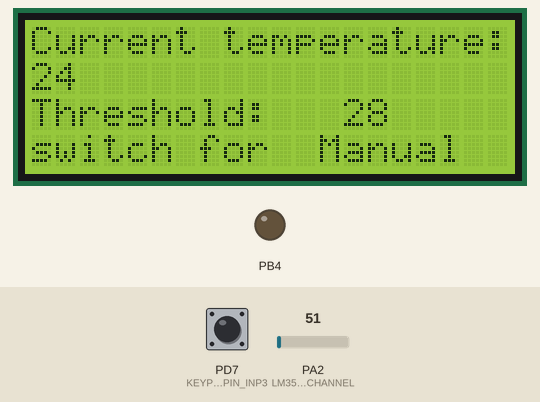
The program below on a simulated ATmega32, built with avr-gcc and emulated at 16 MHz. Shown: 20×4 character LCD, output pins drawn as LEDs (lit = HIGH). Wiring (inferred from the names in the program): 4×3 keypad with keys 1 2 3 4 5 6 7 8 9 * 0 # (labels assumed): rows PD0, PD1, PD2, PD3; columns PD4, PD5, PD6; character LCD (HD44780): RS PB2; R/W PB1; E PB0; data PA4, PA5, PA6, PA7. The test bench sets the inputs (shaded band); at power-on: PA2 (LM35_ADC_CHANNEL) = 51, PD7 (KEYPAD_PIN_INP3) HIGH. Pins used as bus, display or sensor lines are not drawn.

Above: at 1.2 s.
1.3 s: PA2 (LM35_ADC_CHANNEL) set to 61
At 3.1 s:
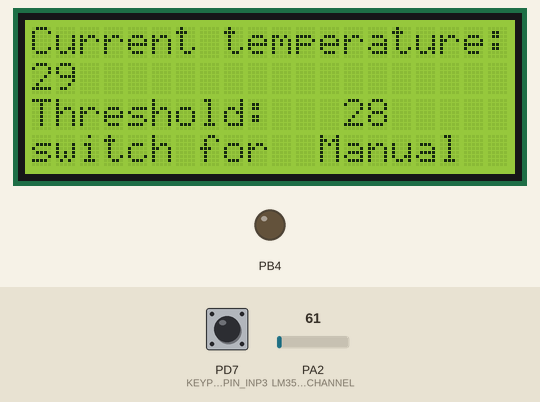
4.2 s: PA2 (LM35_ADC_CHANNEL) set to 71
At 6.3 s:
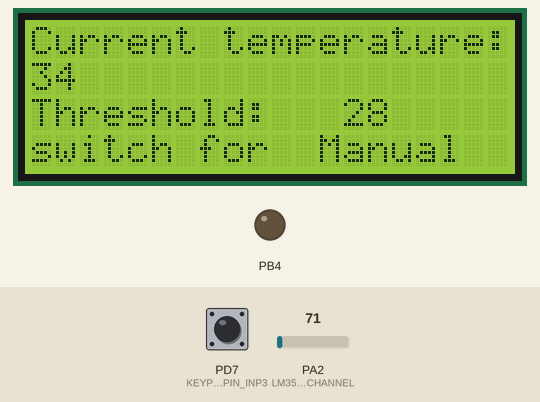
6.7 s: PA2 (LM35_ADC_CHANNEL) set to 86
At 8.5 s:
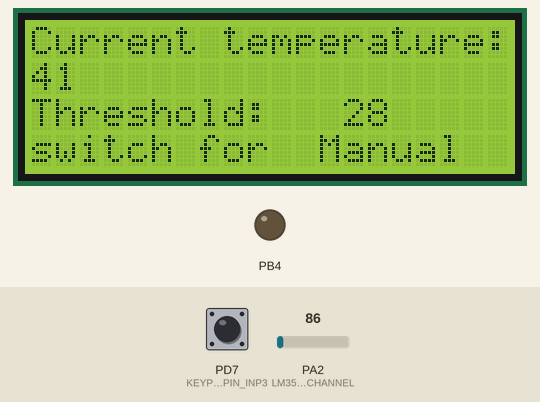
Timing chart, 0 to 10.0 s (numbered marks = the images above; inputs shaded):
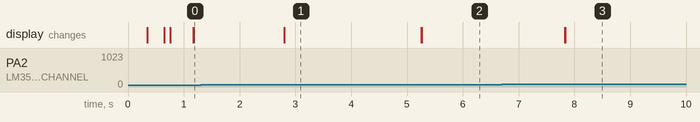

The program:

main.c
```c
#include <avr/io.h>
#include "../MCAL/CONFIG/CPU_Configuration.h"
#include "../HAL/LCD/LCD_Interface.h"
#include "../HAL/LM35/LM35_Interface.h"
#include "../HAL/KEYPAD/KEYPAD_Interface.h"
#include "../MCAL/SPI/SPI_Interface.h"
#include "../MCAL/TIMERS/TIMER0/TMR0_Interface.h"

uint8_t switch_state = 0;
uint8_t threshold = 28;
uint8_t lm_read = 0;

void send()
{
		switch_state = SPI_Transceive(lm_read);
		_delay_ms(100);
		SPI_Transmit(threshold);
}

int main(void)
{
	SPI_InitMaster(SPI_MODE_1, SPI_MSB_FIRST, SPI_CLOCK_DIV128);
	TMR0_Init();
	TMR0_Start(1000);
	TMR0_SetCallback(&send);
    LCD_Initialize();
	LM35_Init();
	Keypad_Initialize();
	uint8_t key_pad_read = 0;

    while (1)
    {
		key_pad_read = Keypad_Read();
		if (key_pad_read == 'C')
		{
			threshold = 0;
			while(1)
			{
				key_pad_read = Keypad_Read();
				if (key_pad_read != 0)
				{
					if(key_pad_read == '=')break;
					threshold = threshold*10 + (key_pad_read-'0');
				}
			}
		}
		LCD_Write_Location(ROW0, COL0);
		LCD_Write_String((uint8_t *)"Current temperature:");
		lm_read = LM35_ReadTemperature();
		LCD_Write_Location(ROW1, COL0);
		LCD_Write_IntegerNumber((uint32_t)lm_read);
		LCD_Write_Location(ROW2, COL0);
		LCD_Write_String((uint8_t *)"Threshold: ");
		LCD_Write_Location(ROW2, COL13);
		LCD_Write_IntegerNumber(threshold);
		LCD_Write_Location(ROW3, COL0);
		LCD_Write_String((uint8_t *)"switch for ");
		LCD_Write_Location(ROW3, COL12);
		if(switch_state)LCD_Write_String((uint8_t *)"Auto  ");
		else LCD_Write_String((uint8_t *)"Manual");
    }
}
```

KEYPAD_Configuration.h
```c
/*
 * KEYPAD_Configuration.h
 *
 * Created: 2/2/2024 4:42:12 PM
 *  Author: karim
 */


#ifndef KEYPAD_CONFIGURATION_H_
#define KEYPAD_CONFIGURATION_H_

#include "../../MCAL/CONFIG/CPU_Configuration.h"
#include "../../MCAL/DIO/DIO_Interface.h"


//Renaming ports
#define KEYPAD_PORT       DIO_PORTD
//Renaming pins
#define KEYPAD_PIN_OUT0   DIO_PIN0
#define KEYPAD_PIN_OUT1   DIO_PIN1
#define KEYPAD_PIN_OUT2   DIO_PIN2
#define KEYPAD_PIN_OUT3   DIO_PIN3

#define KEYPAD_PIN_INP0   DIO_PIN4
#define KEYPAD_PIN_INP1   DIO_PIN5
#define KEYPAD_PIN_INP2   DIO_PIN6
#define KEYPAD_PIN_INP3   DIO_PIN7
//Renaming states
#define KEYPAD_INPUT      DIO_INPUT
#define KEYPAD_OUTPUT     DIO_OUTPUT
//Renaming status
#define KEYPAD_LOW        DIO_LOW
#define KEYPAD_HIGH       DIO_HIGH
//Renaming of row & column
#define KEYPAD_COL_STRT 0
#define KEYPAD_COL_END  3

#define KEYPAD_ROW_STRT 4
#define KEYPAD_ROW_END  7

#define KEYPAD_PRESSED  0


#endif /* KEYPAD_CONFIGURATION_H_ */
```

LCD_Configuration.h
```c
/*
* LCD_Configuration.h
*
* Created: 1/27/2024 4:10:37 PM
*  Author: karim
*/


#ifndef LCD_CONFIGURATION_H_
#define LCD_CONFIGURATION_H_

#include "../../MCAL/CONFIG/CPU_Configuration.h"
#include "../../MCAL/DIO/DIO_Interface.h"
//New dataTypes
typedef enum
{
	ROW0 = 0,
	ROW1 = 1,
	ROW2 = 2,
	ROW3 = 3
}row;
typedef enum
{
	COL0  = 0,
	COL1  = 1,
	COL2  = 2,
	COL3  = 3,
	COL4  = 4,
	COL5  = 5,
	COL6  = 6,
	COL7  = 7,
	COL8  = 8,
	COL9  = 9,
	COL10 = 10,
	COL11 = 11,
	COL12 = 12,
	COL13 = 13,
	COL14 = 14,
	COL15 = 15
}column;
//Renaming Port
#define LCD_PORT         PORTA
#define LCD_DATA_PORT    DIO_PORTA
#define LCD_CONTROL_PORT DIO_PORTB
//Renaming pin
#define LCD_D0  DIO_PIN0
#define LCD_D1  DIO_PIN1
#define LCD_D2  DIO_PIN2
#define LCD_D3  DIO_PIN3
#define LCD_D4  DIO_PIN4
#define LCD_D5  DIO_PIN5
#define LCD_D6  DIO_PIN6
#define LCD_D7  DIO_PIN7

#define LCD_RS  DIO_PIN2
#define LCD_RW  DIO_PIN1
#define LCD_EN  DIO_PIN0
//Renaming state
#define LCD_OUTPUT DIO_OUTPUT
//Renaming status
#define LCD_LOW  DIO_LOW
#define LCD_HIGH DIO_HIGH
#endif /* LCD_CONFIGURATION_H_ */
```

LM35_Configuration.h
```c
#ifndef LM35_CONFIGURATION_H_
#define LM35_CONFIGURATION_H_

#include "../../MCAL/ADC/ADC_Configuration.h"

// Configuration Options for LM35
#define LM35_ADC_CHANNEL  ADC_CHANNEL_2  // Define which ADC channel the LM35 is connected to

// LM35 temperature sensor constants
#define LM35_VOLTAGE_REF   5000    // Voltage reference in millivolts (usually 5V -> 5000 mV)
#define LM35_STEP_SIZE     (fint32_t)(LM35_VOLTAGE_REF / 1024.0) // ADC step size (for 10-bit resolution)

#endif /* LM35_CONFIGURATION_H_ */
```

KEYPAD_Interface.h
```c
/*
 * KEYPAD_Interface.h
 *
 * Created: 2/2/2024 4:42:26 PM
 *  Author: karim
 */


#ifndef KEYPAD_INTERFACE_H_
#define KEYPAD_INTERFACE_H_

#include "KEYPAD_Private.h"

void Keypad_Initialize(void);

uint8_t Keypad_Read(void);


#endif /* KEYPAD_INTERFACE_H_ */
```

KEYPAD_Program.c
```c
/*
* KEYPAD_Program.c
*
* Created: 2/2/2024 4:42:36 PM
*  Author: karim
*/

#include "KEYPAD_Interface.h"

const uint8_t keypad[4][4] =
{
	{'7', '4', '1', 'C'},
	{'8', '5', '2', '0'},
	{'9', '6', '3', '='},
	{'/', '*', '-', '+'}
};

void Keypad_Initialize(void)
{
	//Define Output pins
	DIO_SetPinDirection(KEYPAD_PORT, KEYPAD_PIN_OUT0, KEYPAD_OUTPUT);
	DIO_SetPinDirection(KEYPAD_PORT, KEYPAD_PIN_OUT1, KEYPAD_OUTPUT);
	DIO_SetPinDirection(KEYPAD_PORT, KEYPAD_PIN_OUT2, KEYPAD_OUTPUT);
	DIO_SetPinDirection(KEYPAD_PORT, KEYPAD_PIN_OUT3, KEYPAD_OUTPUT);
	//Set all pins high
	DIO_SetPinValue(KEYPAD_PORT, KEYPAD_PIN_OUT0, KEYPAD_HIGH);
	DIO_SetPinValue(KEYPAD_PORT, KEYPAD_PIN_OUT1, KEYPAD_HIGH);
	DIO_SetPinValue(KEYPAD_PORT, KEYPAD_PIN_OUT2, KEYPAD_HIGH);
	DIO_SetPinValue(KEYPAD_PORT, KEYPAD_PIN_OUT3, KEYPAD_HIGH);
	//Define Input pins
	DIO_SetPinDirection(KEYPAD_PORT, KEYPAD_PIN_INP0, KEYPAD_INPUT);
	DIO_SetPinDirection(KEYPAD_PORT, KEYPAD_PIN_INP1, KEYPAD_INPUT);
	DIO_SetPinDirection(KEYPAD_PORT, KEYPAD_PIN_INP2, KEYPAD_INPUT);
	DIO_SetPinDirection(KEYPAD_PORT, KEYPAD_PIN_INP3, KEYPAD_INPUT);
	//Activate Pull-Up
	DIO_SetPinPullUp(KEYPAD_PORT, KEYPAD_PIN_INP0);
	DIO_SetPinPullUp(KEYPAD_PORT, KEYPAD_PIN_INP1);
	DIO_SetPinPullUp(KEYPAD_PORT, KEYPAD_PIN_INP2);
	DIO_SetPinPullUp(KEYPAD_PORT, KEYPAD_PIN_INP3);
}

uint8_t Keypad_Read(void)
{
	uint8_t Val = 0;
	uint8_t Btn = 0;
	uint8_t Row_Loc = 0;
	uint8_t Col_Loc = 0;
	for(Col_Loc = KEYPAD_COL_STRT; Col_Loc <= KEYPAD_COL_END; Col_Loc++)//Loop on columns, rotate zero position
	{
		DIO_SetPinValue(KEYPAD_PORT, Col_Loc, KEYPAD_LOW);
		for (Row_Loc = KEYPAD_ROW_STRT; Row_Loc <= KEYPAD_ROW_END; Row_Loc++)//Loop on rows, rotate inputs
		{
			Btn = DIO_GetPinValue(KEYPAD_PORT, Row_Loc);
			if(Btn == KEYPAD_PRESSED)
			{
				Val = keypad[Row_Loc - KEYPAD_ROW_STRT][Col_Loc - KEYPAD_COL_STRT];
				while (Btn == KEYPAD_PRESSED)
				{
					Btn = DIO_GetPinValue(KEYPAD_PORT, Row_Loc);
				}
				_delay_ms(10);
			}
		}
		DIO_SetPinValue(KEYPAD_PORT, Col_Loc, KEYPAD_HIGH);
	}
	return Val;
}
```

LCD_Interface.h
```c
/*
 * LCD_Interface.h
 *
 * Created: 1/27/2024 4:11:17 PM
 *  Author: karim
 */


#ifndef LCD_INTERFACE_H_
#define LCD_INTERFACE_H_

#include "LCD_Private.h"

void LCD_Initialize(void);
void LCD_Clear_Screen(void);
void LCD_Write_Command(uint8_t command);
void LCD_Write_Character(uint8_t character);
void LCD_Write_String(uint8_t* string);
void LCD_Write_IntegerNumber(uint32_t IntNumber);
void LCD_Write_FloatNumber(fint32_t FltNumber);
void LCD_Write_Location(row Rows, column Columns);
void LCD_Write_SpecialCharacter(uint8_t* customChatacter, uint8_t location);

#endif /* LCD_INTERFACE_H_ */
```

LCD_Program.c
```c
/*
* LCD_Program.c
*
* Created: 1/27/2024 4:11:30 PM
*  Author: karim
*/

#include "LCD_Interface.h"

void reverse(char* str, int len)
{
	int i = 0, j = len - 1, temp;
	while (i < j) {
		temp = str[i];
		str[i] = str[j];
		str[j] = temp;
		i++;
		j--;
	}
}
int intToStr(int x, char str[], int d)
{
	int i = 0;
	while (x) {
		str[i++] = (x % 10) + '0';
		x = x / 10;
	}

	// If number of digits required is more, then
	// add 0s at the beginning
	while (i < d)
	str[i++] = '0';

	reverse(str, i);
	str[i] = '\0';
	return i;
}
void ftoa(float n, char* res, int afterpoint)
{
	// Extract integer part
	int ipart = (int)n;

	// Extract floating part
	float fpart = n - (float)ipart;

	// convert integer part to string
	int i = intToStr(ipart, res, 0);

	// check for display option after point
	if (afterpoint != 0) {
		res[i] = '.'; // add dot

		// Get the value of fraction part upto given no.
		// of points after dot. The third parameter
		// is needed to handle cases like 233.007
		fpart = fpart * pow(10, afterpoint);

		intToStr((int)fpart, res + i + 1, afterpoint);
	}
}

void LCD_Initialize(void)
{
	DIO_SetPinDirection(LCD_DATA_PORT, LCD_D4, LCD_OUTPUT);
	DIO_SetPinDirection(LCD_DATA_PORT, LCD_D5, LCD_OUTPUT);
	DIO_SetPinDirection(LCD_DATA_PORT, LCD_D6, LCD_OUTPUT);
	DIO_SetPinDirection(LCD_DATA_PORT, LCD_D7, LCD_OUTPUT);

	DIO_SetPinDirection(LCD_CONTROL_PORT, LCD_RS, LCD_OUTPUT);
	DIO_SetPinDirection(LCD_CONTROL_PORT, LCD_RW, LCD_OUTPUT);
	DIO_SetPinDirection(LCD_CONTROL_PORT, LCD_EN, LCD_OUTPUT);

	LCD_Write_Command(0x33);
	LCD_Write_Command(0x32);
	LCD_Write_Command(0x28);
	LCD_Write_Command(0x01);//Clear Screen
	LCD_Write_Command(0x02);//Return home
	LCD_Write_Command(0x06);//Shift cursor right
	LCD_Write_Command(0x0C);//Display On, Cursor Off
	_delay_ms(2);
}
void LCD_Clear_Screen(void)
{
	LCD_Write_Command(0x01);//Clear Screen
}
void LCD_Write_Command(uint8_t command)
{
	DIO_SetPinValue(LCD_CONTROL_PORT, LCD_RS, LCD_LOW);//Select control register
	DIO_SetPinValue(LCD_CONTROL_PORT, LCD_RW, LCD_LOW);//Write on LCD
	DIO_SetPinValue(LCD_CONTROL_PORT, LCD_EN, LCD_LOW);//Disable LCD
	//Send High Nibble
	LCD_PORT = (command & 0xF0) | (LCD_PORT & 0x0F);
	//Send high to low pulse for 1ms
	DIO_SetPinValue(LCD_CONTROL_PORT, LCD_EN, LCD_HIGH);//Enable LCD
	_delay_ms(1);
	DIO_SetPinValue(LCD_CONTROL_PORT, LCD_EN, LCD_LOW);//Disable LCD
	//Send Low Nibble
	LCD_PORT = ((command & 0x0F) << 4) | (LCD_PORT & 0x0F);
	//Send high to low pulse for 1ms
	DIO_SetPinValue(LCD_CONTROL_PORT, LCD_EN, LCD_HIGH);//Enable LCD
	_delay_ms(1);
	DIO_SetPinValue(LCD_CONTROL_PORT, LCD_EN, LCD_LOW);//Disable LCD
	_delay_ms(2);
}
void LCD_Write_Character(uint8_t character)
{
	DIO_SetPinValue(LCD_CONTROL_PORT, LCD_RS, LCD_HIGH);//Select data register
	DIO_SetPinValue(LCD_CONTROL_PORT, LCD_RW, LCD_LOW) ;//Write on LCD
	DIO_SetPinValue(LCD_CONTROL_PORT, LCD_EN, LCD_LOW) ;//Disable LCD
	//Send High Nibble
	LCD_PORT = (character & 0xF0) | (LCD_PORT & 0x0F);
	//Send high to low pulse for 1ms
	DIO_SetPinValue(LCD_CONTROL_PORT, LCD_EN, LCD_HIGH);//Enable LCD
	_delay_ms(1);
	DIO_SetPinValue(LCD_CONTROL_PORT, LCD_EN, LCD_LOW);//Disable LCD
	//Send Low Nibble
	LCD_PORT = ((character & 0x0F) << 4) | (LCD_PORT & 0x0F);
	//Send high to low pulse for 1ms
	DIO_SetPinValue(LCD_CONTROL_PORT, LCD_EN, LCD_HIGH);//Enable LCD
	_delay_ms(1);
	DIO_SetPinValue(LCD_CONTROL_PORT, LCD_EN, LCD_LOW);//Disable LCD
	_delay_ms(2);
}
void LCD_Write_String(uint8_t* string)
{
	while (*string != '\0')
	{
		LCD_Write_Character(*string);
		string++;
		_delay_ms(10);
	}
}
void LCD_Write_IntegerNumber(uint32_t IntNumber)
{
	char Inum[10];
	ltoa(IntNumber, Inum, 10);//Long to Ascii
	LCD_Write_String((uint8_t*)Inum);
}
void LCD_Write_FloatNumber(fint32_t FltNumber)
{
	char Fnum[10];
	ftoa(FltNumber, Fnum, 3);//Float to Ascii
	LCD_Write_String((uint8_t*)Fnum);
}
void LCD_Write_Location(row Rows, column Columns)
{
	uint8_t location = 0;
	switch(Rows)
	{
		case ROW0:
		location = 0x80 + Columns;
		break;
		case ROW1:
		location = 0xC0 + Columns;
		break;
		case ROW2:
		location = 0x94 + Columns;
		break;
		case ROW3:
		location = 0xD4 + Columns;
		break;
	}
	LCD_Write_Command(location);
}
void LCD_Write_SpecialCharacter(uint8_t* customChatacter, uint8_t location)
{
	//uint8_t iter = 0;
	/*Start write location 0 in CGRAM*/
	LCD_Write_Command(0x40);
	/*Write array that has been executed from web-site*/
	/*for(iter = 0; iter < 8; iter++)
	{
		LCD_Write_Character(customChatacter[iter]);
	}*/
	LCD_Write_Character(0x0E);
	LCD_Write_Character(0x0A);
	LCD_Write_Character(0x04);
	LCD_Write_Character(0x1F);
	LCD_Write_Character(0x04);
	LCD_Write_Character(0x04);
	LCD_Write_Character(0x1B);
}
```

LM35_Interface.h
```c
#ifndef LM35_INTERFACE_H_
#define LM35_INTERFACE_H_

#include <stdint.h>

// Function to initialize the LM35 sensor
void LM35_Init(void);

// Function to read the temperature from the LM35 sensor (returns temperature in °C)
uint16_t LM35_ReadTemperature(void);

#endif /* LM35_INTERFACE_H_ */
```

LM35_Program.c
```c
#include "LM35_Interface.h"
#include "../../MCAL/ADC/ADC_Interface.h"
#include "LM35_Configuration.h"

void LM35_Init(void) {
	// Initialize the ADC to be able to read from the LM35 sensor's channel
	ADC_Init();
}

uint16_t LM35_ReadTemperature(void) {
	// Read ADC value from the configured channel
	uint16_t adc_value = ADC_Read(LM35_ADC_CHANNEL);

	// Convert the ADC value to millivolts
	fint32_t millivolts = (fint32_t)adc_value * LM35_STEP_SIZE;

	// Convert millivolts to temperature in Celsius
	fint32_t temperature = millivolts / 10.0;  // LM35 gives 10mV per degree Celsius

	// Return the temperature value
	return (uint16_t)temperature;
}
```

KEYPAD_Private.h
```c
/*
 * KEYPAD_Private.h
 *
 * Created: 2/2/2024 4:42:01 PM
 *  Author: karim
 */


#ifndef KEYPAD_PRIVATE_H_
#define KEYPAD_PRIVATE_H_

#include "KEYPAD_Configuration.h"


#endif /* KEYPAD_PRIVATE_H_ */
```

LCD_Private.h
```c
/*
 * LCD_Private.h
 *
 * Created: 1/27/2024 4:10:59 PM
 *  Author: karim
 */


#ifndef LCD_PRIVATE_H_
#define LCD_PRIVATE_H_

#include <stdio.h>
#include <stdlib.h>
#include <math.h>
#include "LCD_Configuration.h"

void reverse(char* str, int len);
int intToStr(int x, char str[], int d);
void ftoa(float n, char* res, int afterpoint);

#endif /* LCD_PRIVATE_H_ */
```

BIT_MATH.h
```c
/*
 * BIT_MATH.h
 *
 * Created: 1/13/2024 4:44:24 PM
 *  Author: karim
 */


#ifndef BIT_MATH_H_
#define BIT_MATH_H_

/*--------------------BIT Configurations--------------------*/
#define SET_BIT(REG,BIT) REG|= (1<<BIT)

#define CLR_BIT(REG,BIT) REG&=~(1<<BIT)

#define TGL_BIT(REG,BIT) REG^= (1<<BIT)

#define GET_BIT(REG,BIT) ((REG>>BIT)&1)
/*---------------------------END---------------------------*/


#endif /* BIT_MATH_H_ */
```

STD_TYPES.h
```c
/*
 * STD_TYPES.h
 *
 * Created: 10/4/2024 7:47:36 AM
 *  Author: dell
 */


#ifndef STD_TYPES_H_
#define STD_TYPES_H_

typedef unsigned char uint8_t;
typedef unsigned short int uint16_;
typedef unsigned long int uint32_t;
typedef signed char sint8_t;
typedef signed short int sint16_t;
typedef signed long int sint32_t;
typedef float fint32_t;
typedef double float64_t;


#endif /* STD_TYPES_H_ */
```

ADC_Address.h
```c
#ifndef ADC_ADDRESS_H_
#define ADC_ADDRESS_H_

// ADC Registers for Atmega32
#define ADC_ADMUX   (*(volatile uint8_t*)0x27)   // ADC Multiplexer Selection Register
#define ADC_ADCSRA  (*(volatile uint8_t*)0x26)   // ADC Control and Status Register A
#define ADC_ADCH    (*(volatile uint8_t*)0x25)   // ADC Data Register High Byte
#define ADC_ADCL    (*(volatile uint8_t*)0x24)   // ADC Data Register Low Byte
#define ADC_SFIOR   (*(volatile uint8_t*)0x50)   // Special Function IO Register

#endif /* ADC_ADDRESS_H_ */
```

ADC_Configuration.h
```c
#ifndef ADC_CONFIGURATION_H_
#define ADC_CONFIGURATION_H_

#include "../CONFIG/CPU_Configuration.h"

// ADC Configuration Options

// Voltage Reference Selection
#define ADC_VREF_AREF            0    // AREF, Internal Vref turned off
#define ADC_VREF_AVCC            1    // AVCC with external capacitor at AREF pin
#define ADC_VREF_INTERNAL        3    // Internal 2.56V Reference with external capacitor at AREF pin

// ADC Prescaler Options
#define ADC_PRESCALER_2          1
#define ADC_PRESCALER_4          2
#define ADC_PRESCALER_8          3
#define ADC_PRESCALER_16         4
#define ADC_PRESCALER_32         5
#define ADC_PRESCALER_64         6
#define ADC_PRESCALER_128        7

// ADC Channels Enumeration
typedef enum {
	ADC_CHANNEL_0 = 0,    // ADC0
	ADC_CHANNEL_1,        // ADC1
	ADC_CHANNEL_2,        // ADC2
	ADC_CHANNEL_3,        // ADC3
	ADC_CHANNEL_4,        // ADC4
	ADC_CHANNEL_5,        // ADC5
	ADC_CHANNEL_6,        // ADC6
	ADC_CHANNEL_7         // ADC7
} ADC_Channel_t;

// Default Configuration
#define ADC_DEFAULT_VREF         ADC_VREF_AVCC     // Can be set to AREF, AVCC, or INTERNAL
#define ADC_DEFAULT_PRESCALER    ADC_PRESCALER_128

#endif /* ADC_CONFIGURATION_H_ */
```

ADC_Interface.h
```c
#ifndef ADC_INTERFACE_H_
#define ADC_INTERFACE_H_

#include "ADC_Configuration.h"

// Function Prototypes

// Initializes the ADC peripheral
void ADC_Init(void);

// Reads the ADC value from the specified channel (using ADC_Channel_t enum)
uint16_t ADC_Read(ADC_Channel_t channel);

#endif /* ADC_INTERFACE_H_ */
```

ADC_Private.h
```c
#ifndef ADC_PRIVATE_H_
#define ADC_PRIVATE_H_

// Private Constants
#define ADC_MAX_CHANNELS   8   // ATmega32 has 8 ADC channels (ADC0 - ADC7)

#endif /* ADC_PRIVATE_H_ */
```

ADC_Program.c
```c
#include "ADC_Address.h"
#include "ADC_Private.h"
#include "ADC_Interface.h"
#include "ADC_Configuration.h"

void ADC_Init(void) {
	// Set the reference voltage based on the configuration in ADC_Configuration.h
	ADC_ADMUX = (ADC_DEFAULT_VREF << 6);  // Set the voltage reference (AREF, AVCC, or INTERNAL)

	// Enable ADC and set the prescaler
	ADC_ADCSRA = (1 << 7) | ADC_DEFAULT_PRESCALER;  // Enable ADC and set prescaler
}

uint16_t ADC_Read(ADC_Channel_t channel) {
	// Select the channel, clear the MUX bits and set the channel
	ADC_ADMUX = (ADC_ADMUX & 0xF8) | (channel & 0x07);

	// Start conversion
	ADC_ADCSRA |= (1 << 6);  // Set ADSC bit to start conversion

	// Wait for conversion to complete
	while (ADC_ADCSRA & (1 << 4));  // Wait until ADIF is set

	// Clear ADIF by writing 1 to it
	ADC_ADCSRA |= (1 << 4);

	// Return the ADC result
	return (ADC_ADCL | (ADC_ADCH << 8));  // Read the result (ADCL first, then ADCH)
}
```

CPU_Configuration.h
```c
#ifndef CPU_CONFIGURATION_H_
#define CPU_CONFIGURATION_H_

/*--------------------CPU Configurations--------------------*/
#undef F_CPU               // Deactivate internal clock (1 MHz)
#define F_CPU 16000000     // Activate external clock (16 MHz)
#include <avr/interrupt.h> // AVR Interrupt Libraries
#include <util/delay.h>    // AVR Delay Functions
/*---------------------------END---------------------------*/
#include "../../LIBS/BIT_MATH.h"
#include "../../LIBS/STD_TYPES.h"

#endif /* CPU_CONFIGURATION_H_ */
```

DIO_Address.h
```c
/*
 * DIO_Address.h
 *
 * Created: 1/13/2024 4:59:18 PM
 *  Author: karim
 */


#ifndef DIO_ADDRESS_H_
#define DIO_ADDRESS_H_

#define _DIO_PORTA (*(volatile uint8_t*)(0x3B))
#define _DIO_DDRA  (*(volatile uint8_t*)(0x3A))
#define _DIO_PINA  (*(volatile uint8_t*)(0x39))

#define _DIO_PORTB (*(volatile uint8_t*)(0x38))
#define _DIO_DDRB  (*(volatile uint8_t*)(0x37))
#define _DIO_PINB  (*(volatile uint8_t*)(0x36))

#define _DIO_PORTC (*(volatile uint8_t*)(0x35))
#define _DIO_DDRC  (*(volatile uint8_t*)(0x34))
#define _DIO_PINC  (*(volatile uint8_t*)(0x33))

#define _DIO_PORTD (*(volatile uint8_t*)(0x32))
#define _DIO_DDRD  (*(volatile uint8_t*)(0x31))
#define _DIO_PIND  (*(volatile uint8_t*)(0x30))

#endif /* DIO_ADDRESS_H_ */
```

Source omitted: DIO_Configuration.h (848 bytes), DIO_Interface.h (480 bytes), DIO_Private.h (190 bytes), DIO_Program.c (2224 bytes), SPI_Address.h (523 bytes), SPI_Configuration.h (786 bytes), SPI_Interface.h (396 bytes), SPI_Private.h (148 bytes), SPI_Program.c (1692 bytes), TMR0_Address.h (819 bytes), TMR0_Config.h (596 bytes), TMR0_Interface.h (429 bytes) and 1 more

Measured:
- after the input at 1.3 s, the display: changes after 1.5 s (image 1)
- after the input at 4.2 s, the display: first changes after 1.1 s (image 2 shows a later state)
- after the input at 6.7 s, the display: first changes after 1.1 s (image 3 shows a later state)
